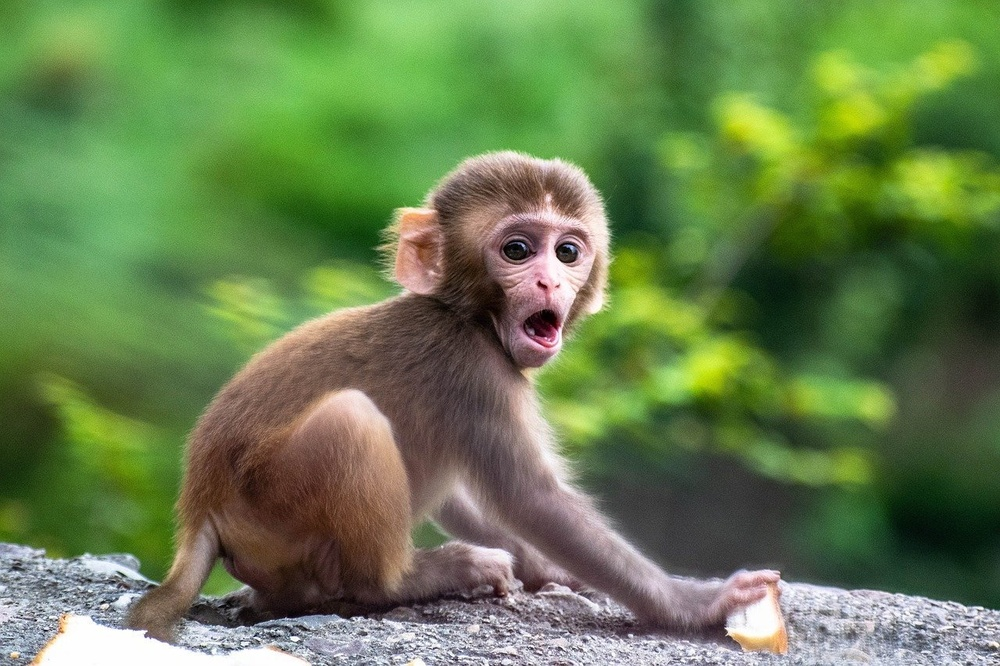
#> input picture images/test.jpg, 1000 x 666 px, shrunk from 1280 x 853 before the run, given in place of the camera
$ python task3.py
#> lines starting #> are read from the running program, lines starting #| are printed output that depends on the picture; after the words box and inside, x2 and y2 are one past the last pixel; in counts of white or black regions, pixels touching at a corner belong together
### lab2/task2.py
import cv2
import numpy as np


cap = cv2.VideoCapture(0)

# определение диапазона красного цвета в HSV
lower_red = np.array([0, 50, 80])  # минимальные значения оттенка, насыщенности и яркости
upper_red = np.array([60, 255, 255])  # максимальные значения оттенка, насыщенности и яркости

while True:
    ret, frame = cap.read()
#> frame is the input picture: shape (666, 1000, 3); mean B, G, R 78.3, 127, 102.9
    hsv = cv2.cvtColor(frame, cv2.COLOR_BGR2HSV)
#> hsv: shape (666, 1000, 3); mean H, S, V 57.4, 113.8, 133.8

    if not ret:
        break
    mask = cv2.inRange(hsv, lower_red, upper_red)
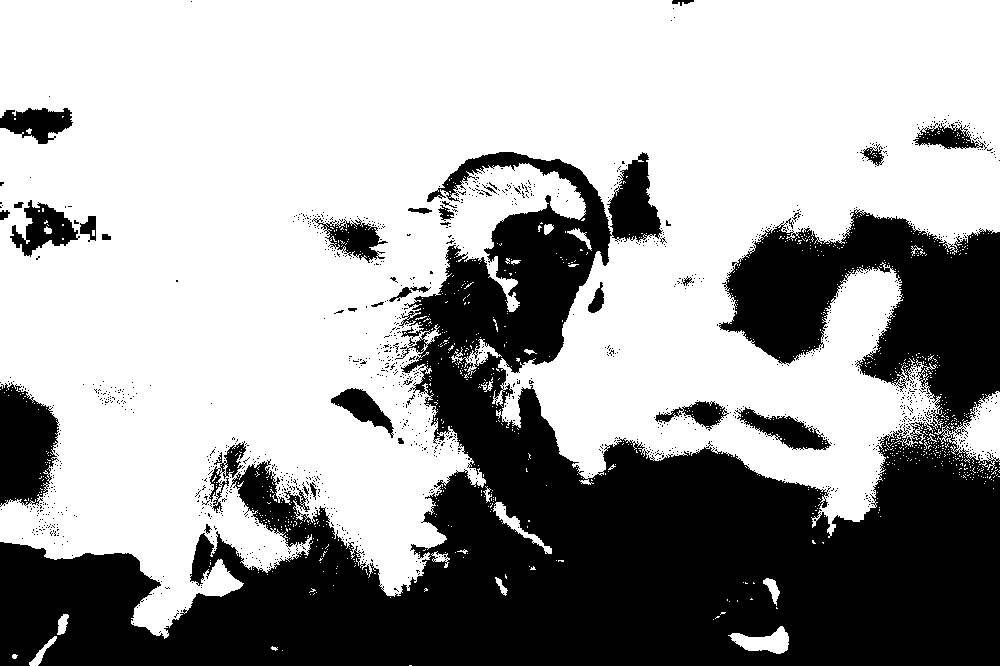
#> mask: shape (666, 1000); 63.5% white; 1331 black regions (1298 under 20 px), largest, box (x1, y1, x2, y2) and area: (0, 152, 1000, 666) 222832, (0, 382, 59, 507) 5485, (10, 200, 80, 257) 1838

    cv2.imshow("HSV with red", mask)
    if cv2.waitKey(1) & 0xFF == 27:
#> (key Esc is pressed here)
        break

cap.release()
cv2.destroyAllWindows()

### lab2/task3.py
import cv2
import task2
import numpy as np

mask = task2.mask
kernel = np.ones((5,5), np.uint8)
#open
# erosion = cv2.erode(mask, kernel, iterations = 1)
# dilation = cv2.dilate(erosion, kernel, iterations = 1)
# cv2.imshow('first', dilation)

# Операция открытия - 1)эрозия, 2)дилатация.
opening = cv2.morphologyEx(mask, cv2.MORPH_OPEN, kernel)

# Операция закрытия-1)дилатации, 2) операция эрозии.
closing = cv2.morphologyEx(mask, cv2.MORPH_CLOSE, kernel)

cv2.imshow('Opening', opening)
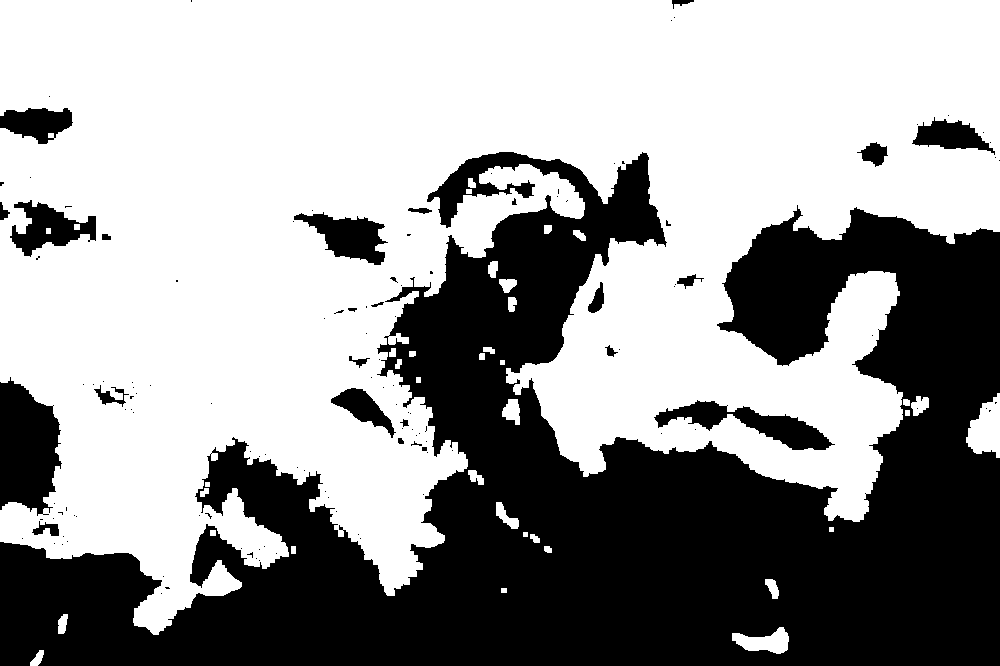
#> window 'Opening': shape (666, 1000); 60.4% white; 131 black regions (104 under 20 px), largest, box (x1, y1, x2, y2) and area: (0, 152, 1000, 666) 242284, (0, 377, 62, 516) 6281, (654, 400, 835, 450) 3215
cv2.imshow('Closing', closing)
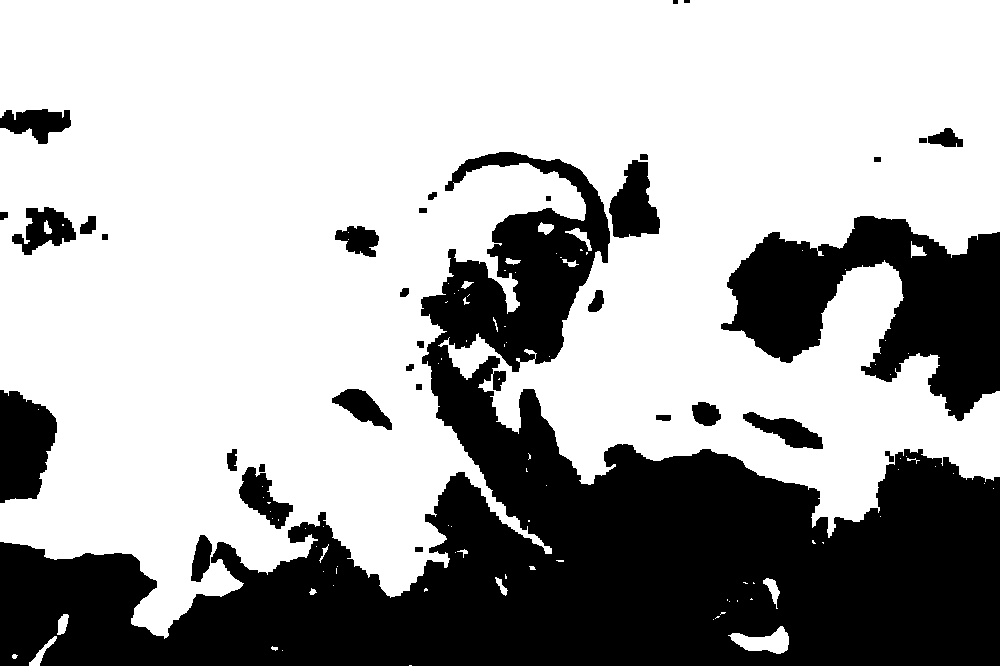
#> window 'Closing': shape (666, 1000); 66.4% white; 34 black regions (1 under 20 px), largest, box (x1, y1, x2, y2) and area: (0, 152, 1000, 666) 176227, (721, 216, 1000, 421) 28970, (0, 390, 57, 503) 4896
cv2.waitKey(0)
